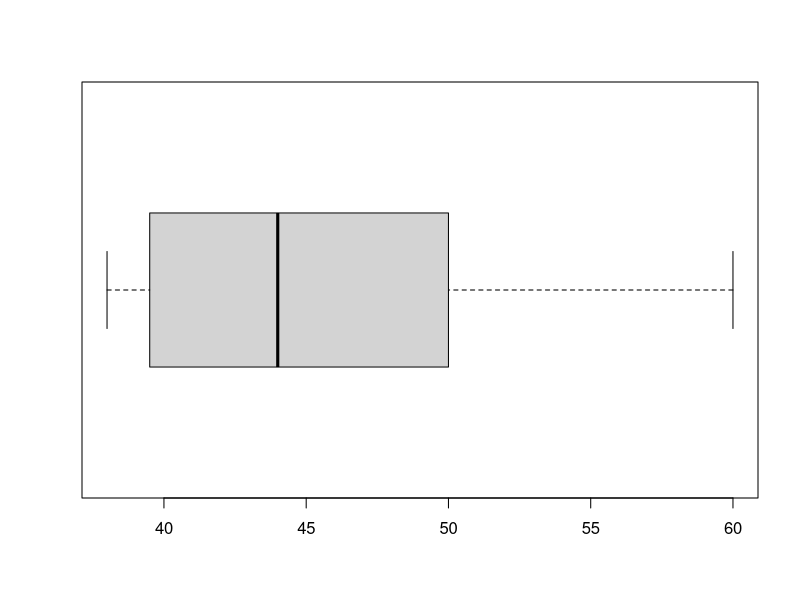
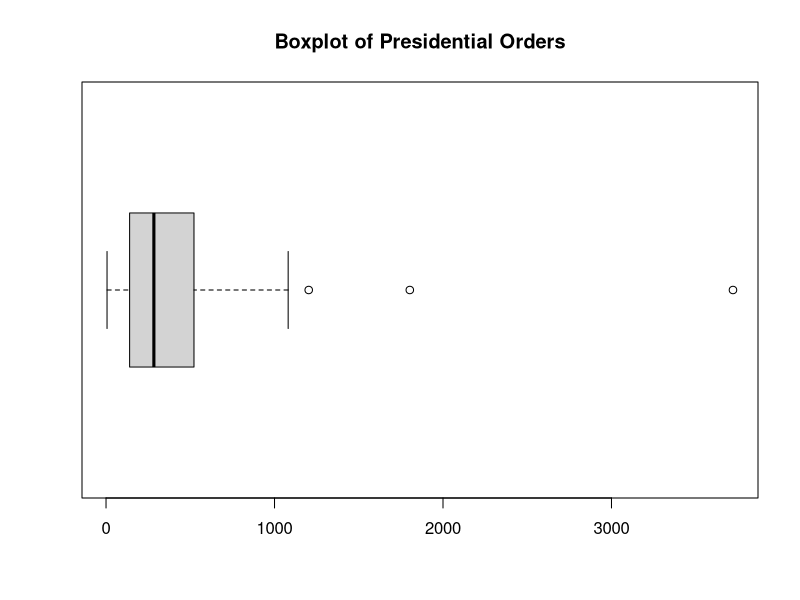
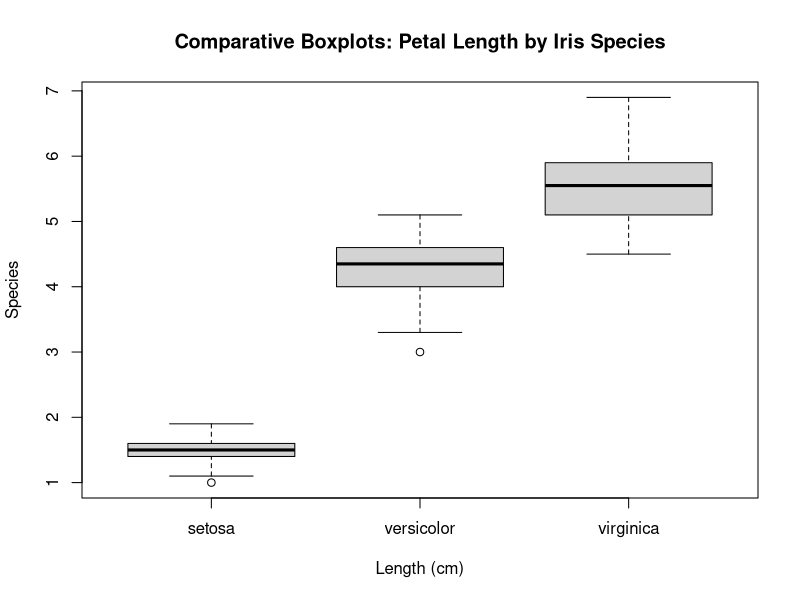

The R script that drew these images, in order:
### CHAPTER 3 METHODS - NUMERICAL SUMMARIES / DESCRIPTIVE STATISTICS ###########

### 3.1 - Measures of Center ###################################################

# Use mean() to find both the population mean (mu) and the sample mean (xbar).

n1 <- c(5.13, 8, 2, -5.5, 9.002) 

mean(n1) # mean = 3.7264 

sum(n1)/length(n1)

######################################

# Use median() to find the median of a variable. 

median(n1) # 5.13

sort(n1)

n2 <- c(5.13,	8,	2,	-5.5,	9.002, 14.99)

median(n2) # 6.565

sort(n2)

(5.13 + 8)/2

######################################

# Run this code to create a function that finds the mode: 

mode <- function(x) {
  u <- unique(x)
  tab <- tabulate(match(x, u)) 
  if((max(tab) > 1) & length(unique(tab)) != 1) {
    print(u[tab==max(tab) & tab>1])
  }
  else {
    print("There is no mode.")
  }
}

n3 <- c(1, 3, 1, 6, 5, 1, 3, 9, 7, 3) 

mode(n3)

n4 <- c("apple", "banana", "banana", "cherry", "cherry", "cherry")

mode(n4)

table(n4)

######################################

### 3.2 - Measures of Spread ###################################################

n5 <- c(2.7, 8.18, -3.04,	0.012, 10.99, -5.21)

# Use max() - min() to find the range. 

max(n5) - min(n5) # 16.2

# NOTE: There is a function called range(), but it will only print for you 
# the maximum and minimum values, not the difference between them. 

range(n5)

10.99 - (-5.21)

######################################

n6 <- c(100, 93, 92, 124, 121, 101, 123, 110, 110, 96)
n7 <- c(140, 131, 152, 124, 161, 121, 122, 160, 110, 120)
n8 <- c(65, 38, 66, 14, 33, 62, 29)
mean(n6)
2.7 - 2.272
0.428^2

# Population variance: 
# Run this code to create a function that finds the population variance. 

pop.var <- function(x) {sum((x - mean(x))^2)/length(x)}

pop.var(n8) # 33.39941

# Sample variance: var()

var(n6) # 40.07929 

mean(n6)

n6 - mean(n6)

sum(n6 - mean(n6))

round((n6 - mean(n6))^2, 3)

sum((n6 - mean(n6))^2)

200.3964/6

200.3964/5

######################################

# Population standard deviation:

pop.sd <- function(x) {sqrt(sum((x - mean(x))^2)/length(x))}

pop.sd(n6) # 5.779222

sqrt(33.39941)

# Sample standard deviation: 

sd(n7) # 6.33082

sqrt(40.07929)

######################################

# The Empirical Rule

# mean = mu, standard deviation = sigma 

# Yoshi example

mu = 112
sigma = 4
units = "pounds"

mu - 2*sigma # 104 is 2 standard deviations BELOW the mean. 

mu + 3*sigma # 124 is 3 standard deviations ABOVE the mean. 

print(paste0("Approximately 68% of the data values lie between ", 
             mu - 1*sigma, " and ", mu + 1*sigma, " ", units, ".")) 

print(paste0("Approximately 95% of the data values lie between ", 
             mu - 2*sigma, " and ", mu + 2*sigma, " ", units, "."))

print(paste0("Approximately 99.7% of the data values lie between ", 
             mu - 3*sigma, " and ", mu + 3*sigma, " ", units, "."))

######################################

# Chebyshev's Inequality 

# Aircraft bolts example:

mu = 125
sigma = 1
units = "millimeters" 
  
print(paste0("At least 75% of the data values lie between ",
             mu - 2*sigma, " and ", mu + 2*sigma, " ", units, "."))

print(paste0("At least 88.9% of the data values lie between ",
             mu - 3*sigma, " and ", mu + 3*sigma, " ", units, "."))

######################################


### 3.3 - Measures of Position #################################################

# z-scores

# z = (x - mu)/sigma

# x = z*sigma + mu

# height example (men):

(62 - 69.4)/3.1 

# z = -2.39

# height example (women):

(67 - 63.8)/2.8

# z = 1.14

######################################

# Quartiles 

n7 <- sort(c(40, 44, 38, 39, 60, 51, 49)) 
n8 <- sort(c(1, 2, 3, 5, 9, 9, 9, 11, 12, 12, 13, 13, 14, 14, 15, 16, 19, 19, 20, 21, 25, 29, 30, 32, 38, 40, 48, 52, 67, 86)) 
# Use sort() to make sure it's in ascending order. 

print(n7)

# first quartile = Q1: 

0.25*length(n7) # Position = 2.75, round up to 3. 

n7[6] # The 3rd data value is 21. 

# second quartile = median = Q2:

0.50*length(n7) # Position = 5.5, round up to 6. 

n7[6] # The 6th data value is 57. 

median(n7) 

# third quartile = Q3: 

0.75*length(n7) # Position = 8.25, round up to 9. 

n7[17] # The 9th data value is 117. 

######################################

# Percentiles 

# To find the data value at the 12th percentile: 

0.60*length(n7) # Position = 1.32, round up to 2. 

n7[5] # The data value in the 2nd position is 19. 

# To find the percentile of a given data value:

x = 20
  
100*(length(n7[n7<x]) + 0.5)/length(n7) # 13.64 = 14th percentile. 

######################################

# Outliers 

# lower boundary (LB) = Q1 - 1.5*IQR
# upper boundary (UB) = Q3 + 1.5*IQR

21 - 1.5*(117-21) # LB = -123 

# No data values less than -123. No lower outliers. 

117 + 1.5*(117-21) # UB = 261

print(n7)

# No data values greater than 261. No upper outliers. 

######################################

# Box plots 

boxplot(n7, horizontal = T)

# Presidents example from teaching notes: 

orders <- c(48, 79, 217, 92, 6, 96, 113, 143, 140, 185, 1081, 724, 1803, 522, 
            1203, 968, 3721, 907, 484, 214, 325, 346, 169, 320, 381, 166, 364, 
            291, 277, 114)

o <- sort(orders)
print(o)

length(o) # n = 30
mean(o) # xbar = 516.63
median(o) # med = 284
mode(o) # no modes 
min(o) # min = 6
max(o) # max = 3,721
max(o) - min(o) # range = 3,715
var(o) # sample variance = 535,786.9
sd(o) # sample standard deviation = 731.97

0.25*length(o)
o[8] # Q1 = 140
0.75*length(o)
o[23] # Q3 = 522

Q1 = 140
Q3 = 522
iqr = Q3 - Q1 # IQR = 382 
Q1 - 1.5*iqr # LB = -433
Q3 + 1.5*iqr # UB = 1,095 

# outliers = 1203, 1803, 3721

print(o)

# highest value inside boundaries = 1,081

boxplot(o, horizontal = T, main = "Boxplot of Presidential Orders")

######################################

# Comparative Box plots: boxplot(variable ~ subcategory)

boxplot(iris$Petal.Length ~ iris$Species, verticle = F,
        main = "Comparative Boxplots: Petal Length by Iris Species",
        xlab = "Length (cm)", ylab = "Species")

